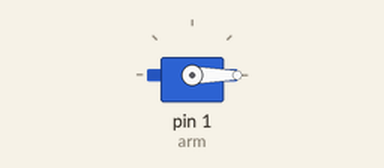
The sketch below on a simulated Arduino Uno, built with avr-gcc and run on an emulated ATmega328P. Parts: servo.

Above: at 0.05 s.
At 2.45 s:
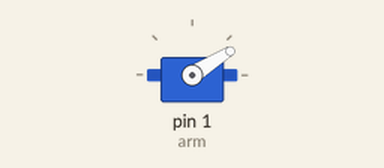
At 3.0 s:
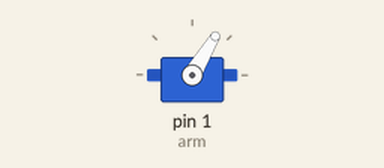
At 3.6 s:
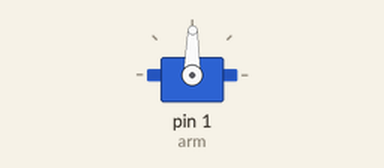
Timing chart, 0 to 8.3 s (numbered marks = the images above):
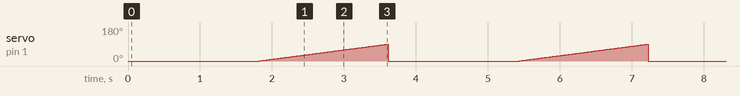

Measured:
- by itself, servo on pin 1 (arm): ramps from 0° to 89° and jumps back, once every 3.6 s

The sketch:

gremlin.ino
```cpp
#include <Servo.h>

int arm = 1;
Servo armServo;
void setup() {
  // put your setup code here, to run once:
  armServo.attach(arm);
}

void loop() {
  for(int i = 0; i < 90; i ++){
    armServo.write(0);
    delay(20);
  }
  // put your main code here, to run repeatedly:
  for(int i = 0; i < 90; i ++){
    armServo.write(i);
    delay(20);
  }
}
```
